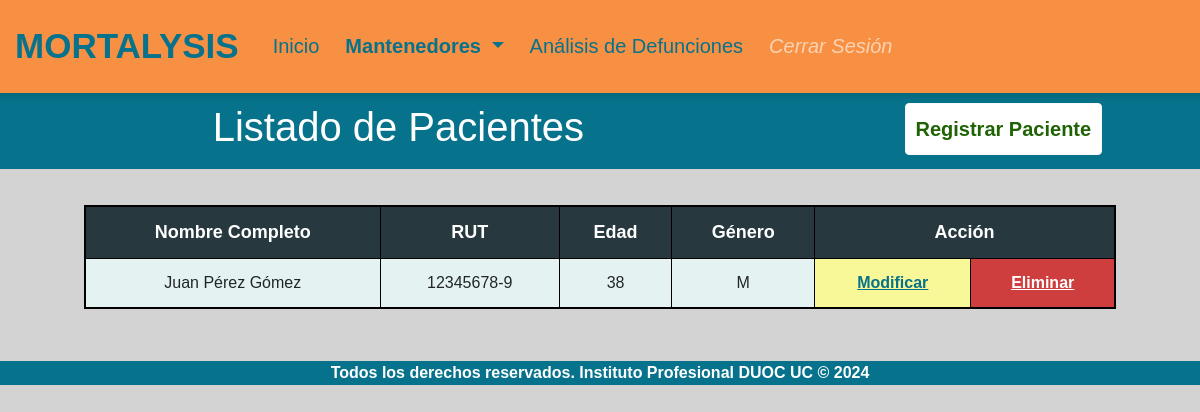
The app's page /pacientes, older data.
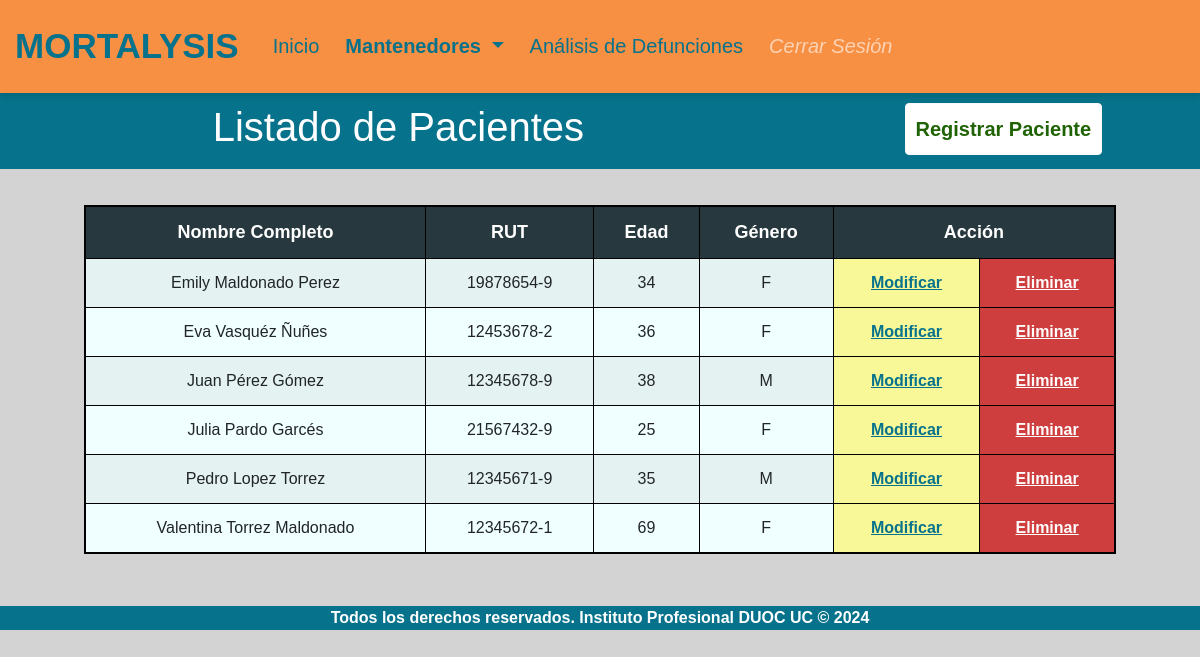
The same page, newer data.
### mortalysis/models.py (models this page shows, shortened)
class Paciente(models.Model):
    id_paciente = models.IntegerField(primary_key=True)
    numrut_paciente = models.IntegerField(null=False, blank=False, default=0)
    dvrut_paciente = models.CharField(max_length=1, null=False, blank=False)
    p_nombre_paciente = models.CharField(max_length=60, null=False, blank=False)
    s_nombre_paciente = models.CharField(max_length=60, null=False, blank=False)
    a_paterno_paciente = models.CharField(max_length=60, null=False, blank=False)
    a_materno_paciente = models.CharField(max_length=60, null=False, blank=False)
    edad_paciente = models.IntegerField(null=False, blank=False, default=0)
    genero_paciente = models.CharField(max_length=1, null=False, blank=False)
    FK_id_comuna = models.ForeignKey(Comuna, on_delete=models.CASCADE, default=1, db_column='id_comuna')

### mortalysis/views.py (the view)
# urls.py: path("pacientes", views.listar_pacientes, name="pacientes"),
def listar_pacientes(request):
    pacientes = Paciente.objects.all().order_by('p_nombre_paciente')
    context = {'pacientes': pacientes, 'clase': 'mantenedores'}
    return render(request, 'mortalysis/pacientes.html', context)

### mortalysis/templates/mortalysis/pacientes.html (shortened to what this page needs)
{% extends "mortalysis/base.html" %}
{% load static %}
{% block content %}
    <header>
      <div class="barra_superior">
        <div class="row justify-content-center">
          <div class="col-md-8 col-sm-12">
            <h1>Listado de Pacientes</h1>
          </div>
          <div class="col-md-4 col-sm-12">
            <div class="container-btn">
              <button class="btn btn-light" id="btnAgregar">
                <a href="{% url 'agregar_paciente' %}">Registrar Paciente</a>
              </button>
            </div>
          </div>
        </div>
        </div>
    </header>
    <div class="table-container">
        <table class="table table-striped">
            {% if pacientes %}
                <thead>
                    <tr>
                    <th scope="col">Nombre Completo</th>
                    <th scope="col">RUT</th>
                    <th scope="col">Edad</th>
                    <th scope="col">Género</th>
                    <th scope="col" colspan="2">Acción</th>
                    </tr>
                </thead>
                <tbody>
                    {% for paciente in pacientes %}
                        <tr>
                            <td>{{ paciente.p_nombre_paciente }} {{ paciente.a_paterno_paciente }} {{ paciente.a_materno_paciente }}</td>
                            <td>{{ paciente.numrut_paciente }}-{{ paciente.dvrut_paciente }}</td>
                            <td>{{ paciente.edad_paciente }}</td>
                            <td>{{ paciente.genero_paciente }}</td>
                            <td class="td-update"><a href="{% url 'editar_paciente' pk=paciente.id_paciente %}">Modificar</a></td>
                            <td class="td-delete"><a href="{% url 'eliminar_paciente' pk=paciente.id_paciente %}">Eliminar</a></td>
                        </tr>
                    {% endfor %}
                </tbody>
            {% endif %}
        </table>
    </div>
{% endblock %}

### mortalysis/templates/mortalysis/base.html (shortened to what this page needs)
<!DOCTYPE html>
<html lang="en">
    <head>
        {% load static %}
        <link
          rel="stylesheet"
          href="https://cdn.jsdelivr.net/npm/bootstrap@4.6.2/dist/css/bootstrap.min.css"
        />
        <link rel="stylesheet" href="{% static 'css/styles.css' %}" />
      </head>
<body>
  <nav class="navbar navbar-expand-lg navbar-light bg-light">
    <a class="navbar-brand" href="{% url 'index' %}">MORTALYSIS</a>
    <div class="collapse navbar-collapse" id="navbarNav">
        <ul class="navbar-nav mr-auto">
            {% if clase == 'index' %}
            <li class="nav-item active">
            {% else %}
            <li class="nav-item">
            {% endif %}
                <a class="nav-link" href="{% url 'index' %}">Inicio</a>
            </li>
            {% if clase == 'mantenedores' %}
            <li class="nav-item dropdown active">
            {% else %}
            <li class="nav-item dropdown">
            {% endif %}
                <a class="nav-link dropdown-toggle" href="#" id="navbarDropdown" role="button" data-toggle="dropdown" aria-haspopup="true" aria-expanded="false">
                    Mantenedores
                </a>
            </li>
            {% if clase == 'analisis' %}
            <li class="nav-item active">
            {% else %}
            <li class="nav-item">
            {% endif %}
                <a class="nav-link" href="analisis">Análisis de Defunciones</a>
            </li>
            <li class="nav-item">
                <a class="nav-link disabled" href="#">Cerrar Sesión</a>
            </li>
        </ul>
    </div>
  </nav>
    {% block content %}{% endblock %}
    <footer><p>Todos los derechos reservados. Instituto Profesional DUOC UC &copy; 2024</p></footer>
</body>
</html>

### mortalysis/static/css/styles.css (style rules this page uses)
body { font-family: Arial, sans-serif; margin: 0; padding: 0; background-color: lightgray; }
.navbar { background-color: #F89043 !important; padding: 15px; box-shadow: 0 4px 6px rgba(0, 0, 0, 0.1); }
.navbar-brand { font-size: 35px; font-weight: bold; color: #06728B !important; }
.nav-link { font-size: 20px; margin-left: 10px; color: #06728B !important; transition: color 0.2s ease-in-out; }
.nav-item.active .nav-link { color: #06728B; font-weight: bold; }
.nav-item .nav-link.disabled { color: white !important; cursor: not-allowed; pointer-events: none; font-style: italic; opacity: 0.6; }
footer { font-family: Arial, sans-serif; font-weight: bold; text-align: center; background-color: #06728B !important; color: white !important; margin: 0; }
.barra_superior { background-color: #06728B; height: auto; width: 100%; padding: 10px; color: white; font-weight: bold; text-align: center; }
.table-container { overflow-x:auto; margin-top: 3%; margin-right: 7%; margin-left: 7%; margin-bottom: 3%; }
.table-striped { background-color: azure; border: 2px solid black; text-align: center; }
.table-striped th { font-size: 18px; background-color: rgba(1, 18, 26, 0.836); color: white; }
.table-striped th, .table-striped td { border: 1px solid black !important; }
.table-striped .td-update { background-color: rgb(248, 248, 152); }
.table-striped .td-update a { color: #06728B; font-weight: bold; text-decoration: underline; }
.table-striped .td-delete { background-color: rgb(206, 62, 62); }
.table-striped .td-delete a { color: white; font-weight: bold; text-decoration: underline; }
#btnAgregar { background-color: white; font-size: 20px; font-weight: bold; padding: 10px; }
#btnAgregar a { color: #1f6304 !important; }

Row changes from the older to the newer data that the page shows:
added Paciente: p_nombre_paciente "Emily", a_paterno_paciente "Maldonado", a_materno_paciente "Perez", numrut_paciente "19878654", dvrut_paciente "9", edad_paciente "34", genero_paciente "F"
added Paciente: p_nombre_paciente "Eva", a_paterno_paciente "Vasquéz", a_materno_paciente "Ñuñes", numrut_paciente "12453678", dvrut_paciente "2", edad_paciente "36", genero_paciente "F"
added Paciente: p_nombre_paciente "Julia", a_paterno_paciente "Pardo", a_materno_paciente "Garcés", numrut_paciente "21567432", dvrut_paciente "9", edad_paciente "25", genero_paciente "F"
added Paciente: p_nombre_paciente "Pedro", a_paterno_paciente "Lopez", a_materno_paciente "Torrez", numrut_paciente "12345671", dvrut_paciente "9", edad_paciente "35", genero_paciente "M"
added Paciente: p_nombre_paciente "Valentina", a_paterno_paciente "Torrez", a_materno_paciente "Maldonado", numrut_paciente "12345672", dvrut_paciente "1", edad_paciente "69", genero_paciente "F"
